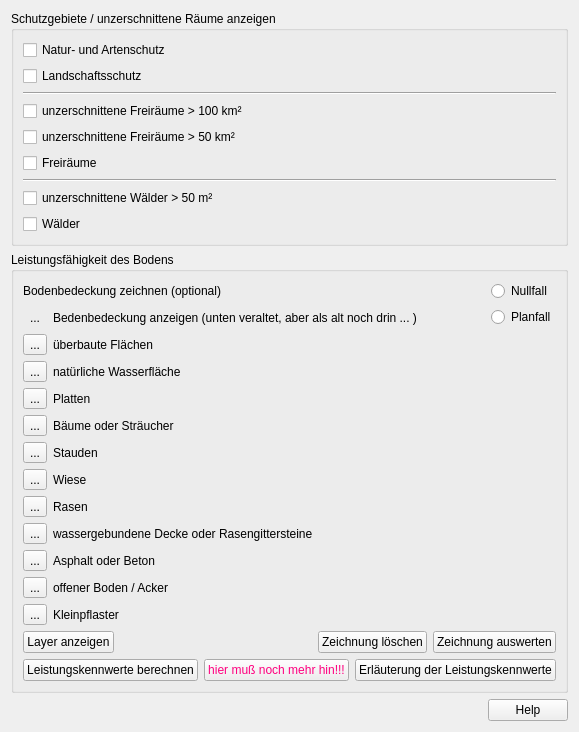
      <widget class="QWidget" name="page4">
       <property name="geometry">
        <rect>
         <x>0</x>
         <y>0</y>
         <width>529</width>
         <height>680</height>
        </rect>
       </property>
       <attribute name="label">
        <string>Ökologie</string>
       </attribute>
       <layout class="QVBoxLayout" name="verticalLayout_4">
        <item>
         <widget class="QGroupBox" name="groupBox_5">
          <property name="title">
           <string>Schutzgebiete / unzerschnittene Räume anzeigen</string>
          </property>
          <layout class="QVBoxLayout" name="verticalLayout_5">
           <item>
            <widget class="QCheckBox" name="checkBox_8">
             <property name="text">
              <string>Natur- und Artenschutz</string>
             </property>
            </widget>
           </item>
           <item>
            <widget class="QCheckBox" name="checkBox_9">
             <property name="text">
              <string>Landschaftsschutz</string>
             </property>
            </widget>
           </item>
           <item>
            <widget class="Line" name="line_7">
             <property name="orientation">
              <enum>Qt::Horizontal</enum>
             </property>
            </widget>
           </item>
           <item>
            <widget class="QCheckBox" name="checkBox_10">
             <property name="text">
              <string>unzerschnittene Freiräume &gt; 100 km²</string>
             </property>
            </widget>
           </item>
           <item>
            <widget class="QCheckBox" name="checkBox_11">
             <property name="text">
              <string>unzerschnittene Freiräume &gt; 50 km²</string>
             </property>
            </widget>
           </item>
           <item>
            <widget class="QCheckBox" name="checkBox_12">
             <property name="text">
              <string>Freiräume</string>
             </property>
            </widget>
           </item>
           <item>
            <widget class="Line" name="line_8">
             <property name="orientation">
              <enum>Qt::Horizontal</enum>
             </property>
            </widget>
           </item>
           <item>
            <widget class="QCheckBox" name="checkBox_13">
             <property name="text">
              <string>unzerschnittene Wälder &gt; 50 m²</string>
             </property>
            </widget>
           </item>
           <item>
            <widget class="QCheckBox" name="checkBox_2">
             <property name="text">
              <string>Wälder</string>
             </property>
            </widget>
           </item>
          </layout>
         </widget>
        </item>
        <item>
         <widget class="QGroupBox" name="groupBox_6">
          <property name="title">
           <string>Leistungsfähigkeit des Bodens</string>
          </property>
          <layout class="QGridLayout" name="gridLayout_10">
           <item row="11" column="0">
            <widget class="QToolButton" name="toolButton_9">
             <property name="text">
              <string>...</string>
             </property>
             <property name="checkable">
              <bool>true</bool>
             </property>
             <property name="autoExclusive">
              <bool>true</bool>
             </property>
            </widget>
           </item>
           <item row="0" column="0" colspan="3">
            <widget class="QLabel" name="label_27">
             <property name="text">
              <string>Bodenbedeckung zeichnen (optional)</string>
             </property>
            </widget>
           </item>
           <item row="6" column="0">
            <widget class="QToolButton" name="toolButton_13">
             <property name="text">
              <string>...</string>
             </property>
             <property name="checkable">
              <bool>true</bool>
             </property>
             <property name="autoExclusive">
              <bool>true</bool>
             </property>
            </widget>
           </item>
           <item row="9" column="0">
            <widget class="QToolButton" name="toolButton_11">
             <property name="text">
              <string>...</string>
             </property>
             <property name="checkable">
              <bool>true</bool>
             </property>
             <property name="autoExclusive">
              <bool>true</bool>
             </property>
            </widget>
           </item>
           <item row="10" column="0">
            <widget class="QToolButton" name="toolButton_10">
             <property name="text">
              <string>...</string>
             </property>
             <property name="checkable">
              <bool>true</bool>
             </property>
             <property name="autoExclusive">
              <bool>true</bool>
             </property>
            </widget>
           </item>
           <item row="5" column="0">
            <widget class="QToolButton" name="toolButton_14">
             <property name="text">
              <string>...</string>
             </property>
             <property name="checkable">
              <bool>true</bool>
             </property>
             <property name="autoExclusive">
              <bool>true</bool>
             </property>
            </widget>
           </item>
           <item row="13" column="0">
            <widget class="QToolButton" name="toolButton_7">
             <property name="text">
              <string>...</string>
             </property>
             <property name="checkable">
              <bool>true</bool>
             </property>
             <property name="autoExclusive">
              <bool>true</bool>
             </property>
            </widget>
           </item>
           <item row="4" column="0">
            <widget class="QToolButton" name="toolButton_15">
             <property name="text">
              <string>...</string>
             </property>
             <property name="checkable">
              <bool>true</bool>
             </property>
             <property name="autoExclusive">
              <bool>true</bool>
             </property>
            </widget>
           </item>
           <item row="12" column="0">
            <widget class="QToolButton" name="toolButton_8">
             <property name="text">
              <string>...</string>
             </property>
             <property name="checkable">
              <bool>true</bool>
             </property>
             <property name="autoExclusive">
              <bool>true</bool>
             </property>
            </widget>
           </item>
           <item row="15" column="0">
            <widget class="QToolButton" name="toolButton_6">
             <property name="text">
              <string>...</string>
             </property>
             <property name="checkable">
              <bool>true</bool>
             </property>
             <property name="autoExclusive">
              <bool>true</bool>
             </property>
            </widget>
           </item>
           <item row="1" column="3">
            <widget class="QRadioButton" name="radioButton_2">
             <property name="sizePolicy">
              <sizepolicy hsizetype="Maximum" vsizetype="Fixed">
               <horstretch>0</horstretch>
               <verstretch>0</verstretch>
              </sizepolicy>
             </property>
             <property name="toolTip">
              <string>dieses besser als Slider / Switch (???) Kann Christoph machen!</string>
             </property>
             <property name="text">
              <string>Planfall</string>
             </property>
            </widget>
           </item>
           <item row="8" column="0">
            <widget class="QToolButton" name="toolButton_12">
             <property name="text">
              <string>...</string>
             </property>
             <property name="checkable">
              <bool>true</bool>
             </property>
             <property name="autoExclusive">
              <bool>true</bool>
             </property>
            </widget>
           </item>
           <item row="2" column="0">
            <widget class="QToolButton" name="toolButton_16">
             <property name="text">
              <string>...</string>
             </property>
             <property name="checkable">
              <bool>true</bool>
             </property>
             <property name="autoExclusive">
              <bool>true</bool>
             </property>
            </widget>
           </item>
           <item row="17" column="0" colspan="4">
            <layout class="QGridLayout" name="gridLayout_11">
             <item row="0" column="1">
              <spacer name="horizontalSpacer_4">
               <property name="orientation">
                <enum>Qt::Horizontal</enum>
               </property>
               <property name="sizeHint" stdset="0">
                <size>
                 <width>40</width>
                 <height>20</height>
                </size>
               </property>
              </spacer>
             </item>
             <item row="0" column="0">
              <widget class="QPushButton" name="pushButton_18">
               <property name="sizePolicy">
                <sizepolicy hsizetype="Fixed" vsizetype="Fixed">
                 <horstretch>0</horstretch>
                 <verstretch>0</verstretch>
                </sizepolicy>
               </property>
               <property name="text">
                <string>Layer anzeigen</string>
               </property>
              </widget>
             </item>
             <item row="0" column="2">
              <widget class="QPushButton" name="pushButton_17">
               <property name="sizePolicy">
                <sizepolicy hsizetype="Fixed" vsizetype="Fixed">
                 <horstretch>0</horstretch>
                 <verstretch>0</verstretch>
                </sizepolicy>
               </property>
               <property name="layoutDirection">
                <enum>Qt::LeftToRight</enum>
               </property>
               <property name="text">
                <string>Zeichnung löschen</string>
               </property>
              </widget>
             </item>
             <item row="0" column="3">
              <widget class="QPushButton" name="pushButton_16">
               <property name="sizePolicy">
                <sizepolicy hsizetype="Fixed" vsizetype="Fixed">
                 <horstretch>0</horstretch>
                 <verstretch>0</verstretch>
                </sizepolicy>
               </property>
               <property name="text">
                <string>Zeichnung auswerten</string>
               </property>
              </widget>
             </item>
            </layout>
           </item>
           <item row="18" column="0" colspan="4">
            <layout class="QHBoxLayout" name="horizontalLayout_2">
             <property name="leftMargin">
              <number>0</number>
             </property>
             <property name="topMargin">
              <number>0</number>
             </property>
             <item>
              <widget class="QPushButton" name="pushButton_11">
               <property name="sizePolicy">
                <sizepolicy hsizetype="Fixed" vsizetype="Fixed">
                 <horstretch>0</horstretch>
                 <verstretch>0</verstretch>
                </sizepolicy>
               </property>
               <property name="text">
                <string>Leistungskennwerte berechnen</string>
               </property>
              </widget>
             </item>
             <item>
              <widget class="QPushButton" name="pushButton_6">
               <property name="palette">
                <palette>
                 <active>
                  <colorrole role="ButtonText">
                   <brush brushstyle="SolidPattern">
                    <color alpha="255">
                     <red>255</red>
                     <green>0</green>
                     <blue>127</blue>
                    </color>
                   </brush>
                  </colorrole>
                 </active>
                 <inactive>
                  <colorrole role="ButtonText">
                   <brush brushstyle="SolidPattern">
                    <color alpha="255">
                     <red>255</red>
                     <green>0</green>
                     <blue>127</blue>
                    </color>
                   </brush>
                  </colorrole>
                 </inactive>
                 <disabled>
                  <colorrole role="ButtonText">
                   <brush brushstyle="SolidPattern">
                    <color alpha="255">
                     <red>120</red>
                     <green>120</green>
                     <blue>120</blue>
                    </color>
                   </brush>
                  </colorrole>
                 </disabled>
                </palette>
               </property>
               <property name="text">
                <string>hier muß noch mehr hin!!!</string>
               </property>
              </widget>
             </item>
             <item>
              <spacer name="horizontalSpacer_6">
               <property name="orientation">
                <enum>Qt::Horizontal</enum>
               </property>
               <property name="sizeHint" stdset="0">
                <size>
                 <width>40</width>
                 <height>20</height>
                </size>
               </property>
              </spacer>
             </item>
             <item>
              <widget class="QPushButton" name="pushButton_8">
               <property name="sizePolicy">
                <sizepolicy hsizetype="Fixed" vsizetype="Fixed">
                 <horstretch>0</horstretch>
                 <verstretch>0</verstretch>
                </sizepolicy>
               </property>
               <property name="text">
                <string>Erläuterung der Leistungskennwerte</string>
               </property>
              </widget>
             </item>
            </layout>
           </item>
           <item row="0" column="3">
            <widget class="QRadioButton" name="radioButton">
             <property name="sizePolicy">
              <sizepolicy hsizetype="Maximum" vsizetype="Fixed">
               <horstretch>0</horstretch>
               <verstretch>0</verstretch>
              </sizepolicy>
             </property>
             <property name="toolTip">
              <string>dieses besser als Slider / Switch (???) Kann Christoph machen!</string>
             </property>
             <property name="text">
              <string>Nullfall</string>
             </property>
            </widget>
           </item>
           <item row="1" column="0">
            <widget class="QToolButton" name="toolButton_19">
             <property name="autoFillBackground">
              <bool>false</bool>
             </property>
             <property name="text">
              <string>...</string>
             </property>
             <property name="icon">
              <iconset>
               <normaloff>181112_Icons_toggle_visibility_off.png</normaloff>
               <normalon>181112_Icons_toggle_visibility_on.png</normalon>181112_Icons_toggle_visibility_off.png</iconset>
             </property>
             <property name="checkable">
              <bool>true</bool>
             </property>
             <property name="autoExclusive">
              <bool>false</bool>
             </property>
             <property name="autoRaise">
              <bool>true</bool>
             </property>
            </widget>
           </item>
           <item row="1" column="1">
            <widget class="QLabel" name="label_39">
             <property name="text">
              <string>Bedenbedeckung anzeigen (unten veraltet, aber als alt noch drin ... )</string>
             </property>
            </widget>
           </item>
           <item row="15" column="1" colspan="2">
            <widget class="QLabel" name="label_36">
             <property name="text">
              <string>Kleinpflaster</string>
             </property>
            </widget>
           </item>
           <item row="13" column="1" colspan="2">
            <widget class="QLabel" name="label_34">
             <property name="text">
              <string>offener Boden / Acker</string>
             </property>
            </widget>
           </item>
           <item row="12" column="1" colspan="2">
            <widget class="QLabel" name="label_33">
             <property name="text">
              <string>Asphalt oder Beton</string>
             </property>
            </widget>
           </item>
           <item row="11" column="1" colspan="2">
            <widget class="QLabel" name="label_35">
             <property name="text">
              <string>wassergebundene Decke oder Rasengittersteine</string>
             </property>
            </widget>
           </item>
           <item row="10" column="1" colspan="2">
            <widget class="QLabel" name="label_38">
             <property name="text">
              <string>Rasen</string>
             </property>
            </widget>
           </item>
           <item row="9" column="1" colspan="2">
            <widget class="QLabel" name="label_37">
             <property name="text">
              <string>Wiese</string>
             </property>
            </widget>
           </item>
           <item row="8" column="1" colspan="2">
            <widget class="QLabel" name="label_32">
             <property name="text">
              <string>Stauden</string>
             </property>
            </widget>
           </item>
           <item row="6" column="1" colspan="2">
            <widget class="QLabel" name="label_30">
             <property name="text">
              <string>Bäume oder Sträucher</string>
             </property>
            </widget>
           </item>
           <item row="5" column="1" colspan="2">
            <widget class="QLabel" name="label_31">
             <property name="text">
              <string>Platten</string>
             </property>
            </widget>
           </item>
           <item row="4" column="1" colspan="2">
            <widget class="QLabel" name="label_29">
             <property name="text">
              <string>natürliche Wasserfläche</string>
             </property>
            </widget>
           </item>
           <item row="2" column="1" colspan="2">
            <widget class="QLabel" name="label_28">
             <property name="text">
              <string>überbaute Flächen</string>
             </property>
            </widget>
           </item>
          </layout>
         </widget>
        </item>
        <item>
         <spacer name="verticalSpacer_7">
          <property name="orientation">
           <enum>Qt::Vertical</enum>
          </property>
          <property name="sizeHint" stdset="0">
           <size>
            <width>20</width>
            <height>40</height>
           </size>
          </property>
         </spacer>
        </item>
        <item>
         <widget class="QDialogButtonBox" name="buttonBox_5">
          <property name="sizePolicy">
           <sizepolicy hsizetype="Preferred" vsizetype="Fixed">
            <horstretch>0</horstretch>
            <verstretch>0</verstretch>
           </sizepolicy>
          </property>
          <property name="standardButtons">
           <set>QDialogButtonBox::Help</set>
          </property>
         </widget>
        </item>
       </layout>
      </widget>
